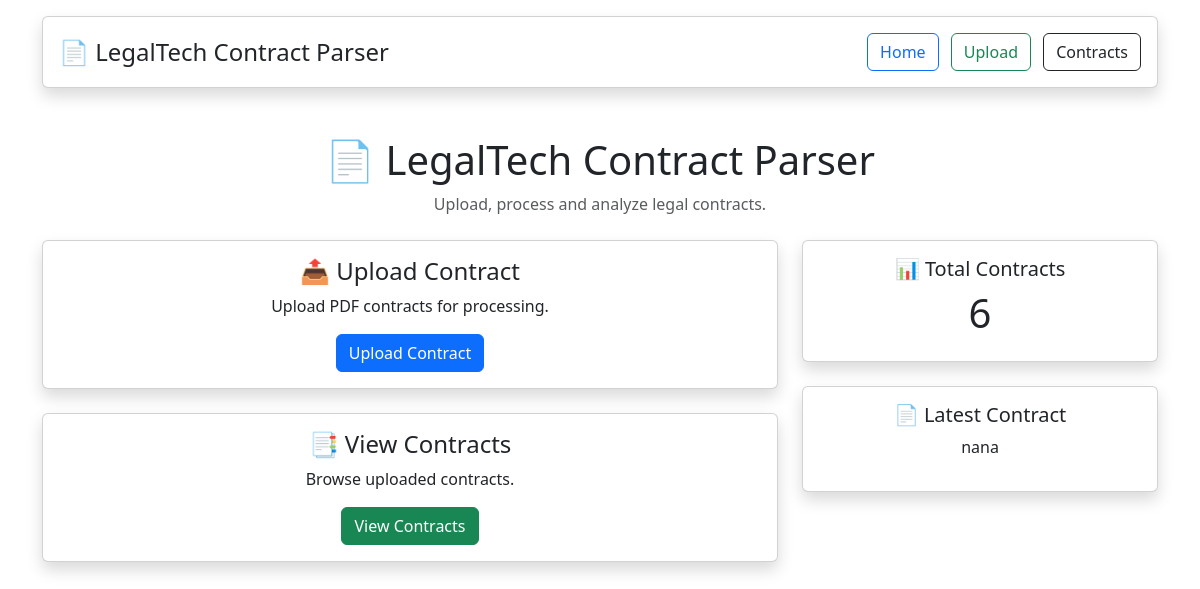
The app's page /, older data.
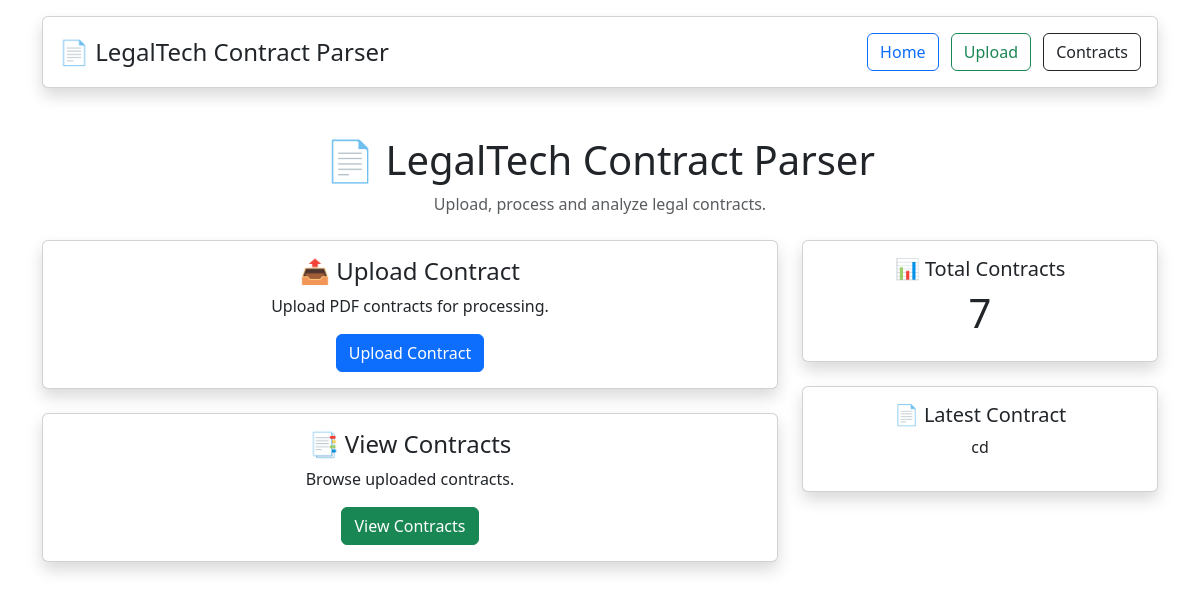
The same page, newer data.
### contracts/models.py (models this page shows, shortened)
class Contract(models.Model):
    title = models.CharField(max_length=255)
    uploaded_file = models.FileField(upload_to='contracts/')
    extracted_text = models.TextField(blank=True)
    uploaded_at = models.DateTimeField(auto_now_add=True)

### contracts/views.py (the view)
# urls.py: 2. Add a URL to urlpatterns:  path('', views.home, name='home')
def home(request):
    total_contracts = Contract.objects.count()
    latest_contract = Contract.objects.order_by(
        '-uploaded_at'
    ).first()
    return render(
        request,
        'contracts/home.html',
        {
            'total_contracts': total_contracts,
            'latest_contract': latest_contract
        }
    )

### contracts/Templates/contracts/home.html (shortened to what this page needs)
<!DOCTYPE html>
<html>
<head>
    <link href="https://cdn.jsdelivr.net/npm/bootstrap@5.3.3/dist/css/bootstrap.min.css" rel="stylesheet">
</head>
<body>
{% include 'contracts/navbar.html' %}
<div class="container mt-5">
    <div class="text-center mb-4">
        <h1>📄 LegalTech Contract Parser</h1>
        <p class="text-muted">
            Upload, process and analyze legal contracts.
        </p>
    </div>
    <div class="row">
        <div class="col-md-8">
            <div class="card shadow mb-4">
                <div class="card-body text-center">
                    <h4>📤 Upload Contract</h4>
                    <p>
                        Upload PDF contracts for processing.
                    </p>
                    <a href="/upload/" class="btn btn-primary">
                        Upload Contract
                    </a>
                </div>
            </div>
            <div class="card shadow">
                <div class="card-body text-center">
                    <h4>📑 View Contracts</h4>
                    <p>
                        Browse uploaded contracts.
                    </p>
                    <a href="/contracts/" class="btn btn-success">
                        View Contracts
                    </a>
                </div>
            </div>
        </div>
        <div class="col-md-4">
            <div class="card shadow mb-4">
                <div class="card-body text-center">
                    <h5> 📊 Total Contracts</h5>
                    <h1>{{ total_contracts }}</h1>
                </div>
            </div>
            <div class="card shadow">
                <div class="card-body text-center">
                    <h5> 📄 Latest Contract</h5>
                    <p>
                        {% if latest_contract %}
                            {{ latest_contract.title }}
                        {% else %}
                            No Contracts Available
                        {% endif %}
                    </p>
                </div>
            </div>
        </div>
    </div>
</div>
</body>
</html>

Row changes from the older to the newer data that the page shows:
removed Contract: title "nana"
added Contract: title "cd"
Text that changed along with them:
{{ total_contracts }}: "6" → "7"
